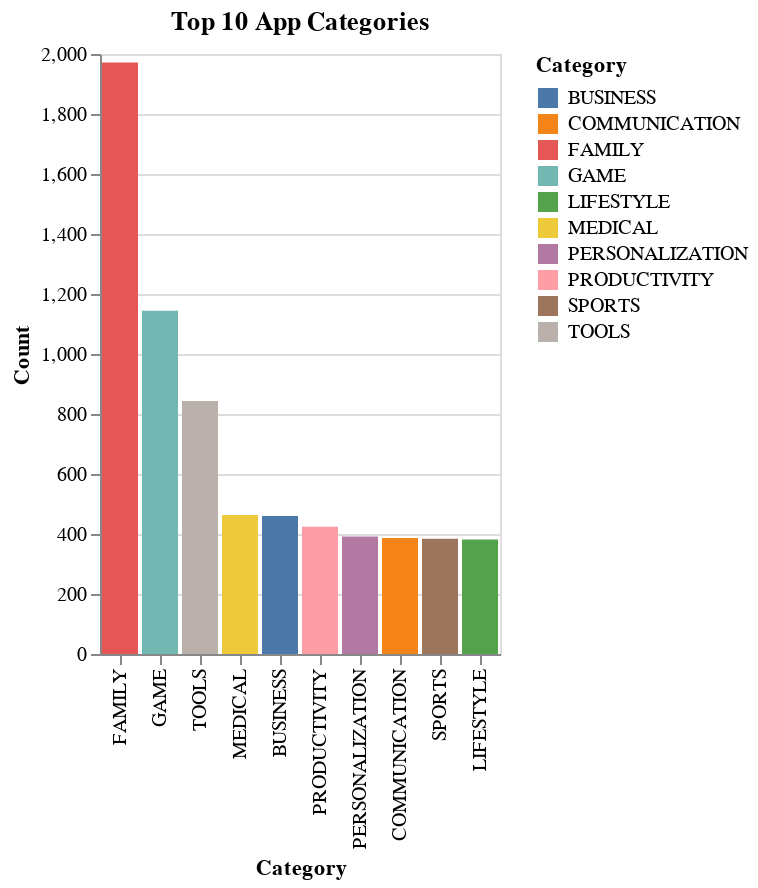

Notebook code cell kept with this figure:
### Code cell
category_counts = df['Category'].value_counts().reset_index()
category_counts.columns = ['Category', 'Count']
# Bar Chart: Top Categories
alt.Chart(category_counts.head(10)).mark_bar().encode(
    x=alt.X('Category:N', sort='-y'),
    y='Count:Q',
    color='Category:N',
    tooltip=['Category', 'Count']
).properties(title='Top 10 App Categories')

### Figure 1 — Vega-Lite specification as saved in the notebook (floating-point values rounded to 4 significant figures)
{"config": {"view": {"continuousWidth": 300, "continuousHeight": 300}}, "data": {"name": "data-a72a018fb171d2216e087e95f8bda62d"}, "mark": {"type": "bar"}, "encoding": {"color": {"field": "Category", "type": "nominal"}, "tooltip": [{"field": "Category", "type": "nominal"}, {"field": "Count", "type": "quantitative"}], "x": {"field": "Category", "sort": "-y", "type": "nominal"}, "y": {"field": "Count", "type": "quantitative"}}, "title": "Top 10 App Categories", "$schema": "https://vega.github.io/schema/vega-lite/v5.20.1.json", "datasets": {"data-a72a018fb171d2216e087e95f8bda62d": [{"Category": "FAMILY", "Count": 1972}, {"Category": "GAME", "Count": 1144}, {"Category": "TOOLS", "Count": 843}, {"Category": "MEDICAL", "Count": 463}, {"Category": "BUSINESS", "Count": 460}, {"Category": "PRODUCTIVITY", "Count": 424}, {"Category": "PERSONALIZATION", "Count": 392}, {"Category": "COMMUNICATION", "Count": 387}, {"Category": "SPORTS", "Count": 384}, {"Category": "LIFESTYLE", "Count": 382}]}}
